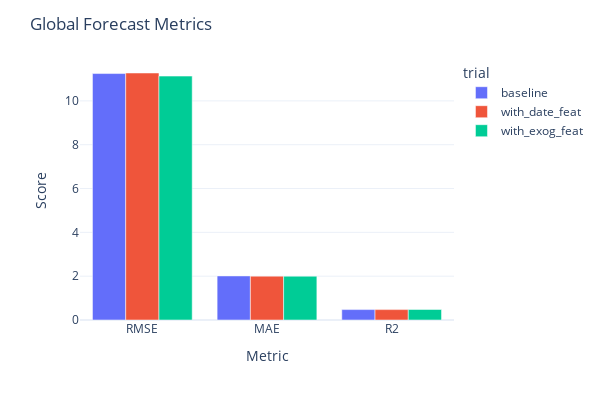

The notebook cell this image was saved under:
### Code cell
list_metrics = ["RMSE", "MAE", "R2"]
plot_global_scores(scores_df=scores_df, list_metrics=list_metrics)

### Figure 1 — Plotly figure (JSON) as saved in the notebook; plotly's stock layout.template omitted (floating-point values rounded to 4 significant figures)
{"data": [{"alignmentgroup": "True", "hovertemplate": "trial=baseline<br>metric_name=%{x}<br>metric_value=%{y}<extra></extra>", "legendgroup": "baseline", "marker": {"color": "#636efa", "pattern": {"shape": ""}}, "name": "baseline", "offsetgroup": "baseline", "orientation": "v", "showlegend": true, "textposition": "auto", "type": "bar", "x": ["RMSE", "MAE", "R2"], "xaxis": "x", "y": [11.25, 2.012, 0.4754], "yaxis": "y"}, {"alignmentgroup": "True", "hovertemplate": "trial=with_date_feat<br>metric_name=%{x}<br>metric_value=%{y}<extra></extra>", "legendgroup": "with_date_feat", "marker": {"color": "#EF553B", "pattern": {"shape": ""}}, "name": "with_date_feat", "offsetgroup": "with_date_feat", "orientation": "v", "showlegend": true, "textposition": "auto", "type": "bar", "x": ["RMSE", "MAE", "R2"], "xaxis": "x", "y": [11.27, 2.002, 0.4742], "yaxis": "y"}, {"alignmentgroup": "True", "hovertemplate": "trial=with_exog_feat<br>metric_name=%{x}<br>metric_value=%{y}<extra></extra>", "legendgroup": "with_exog_feat", "marker": {"color": "#00cc96", "pattern": {"shape": ""}}, "name": "with_exog_feat", "offsetgroup": "with_exog_feat", "orientation": "v", "showlegend": true, "textposition": "auto", "type": "bar", "x": ["RMSE", "MAE", "R2"], "xaxis": "x", "y": [11.13, 1.999, 0.4808], "yaxis": "y"}], "layout": {"barmode": "group", "height": 400, "legend": {"title": {"text": "trial"}, "tracegroupgap": 0}, "margin": {"t": 60}, "title": {"text": "Global Forecast Metrics"}, "width": 600, "xaxis": {"anchor": "y", "domain": [0, 1], "title": {"text": "Metric"}}, "yaxis": {"anchor": "x", "domain": [0, 1], "title": {"text": "Score"}}}}
